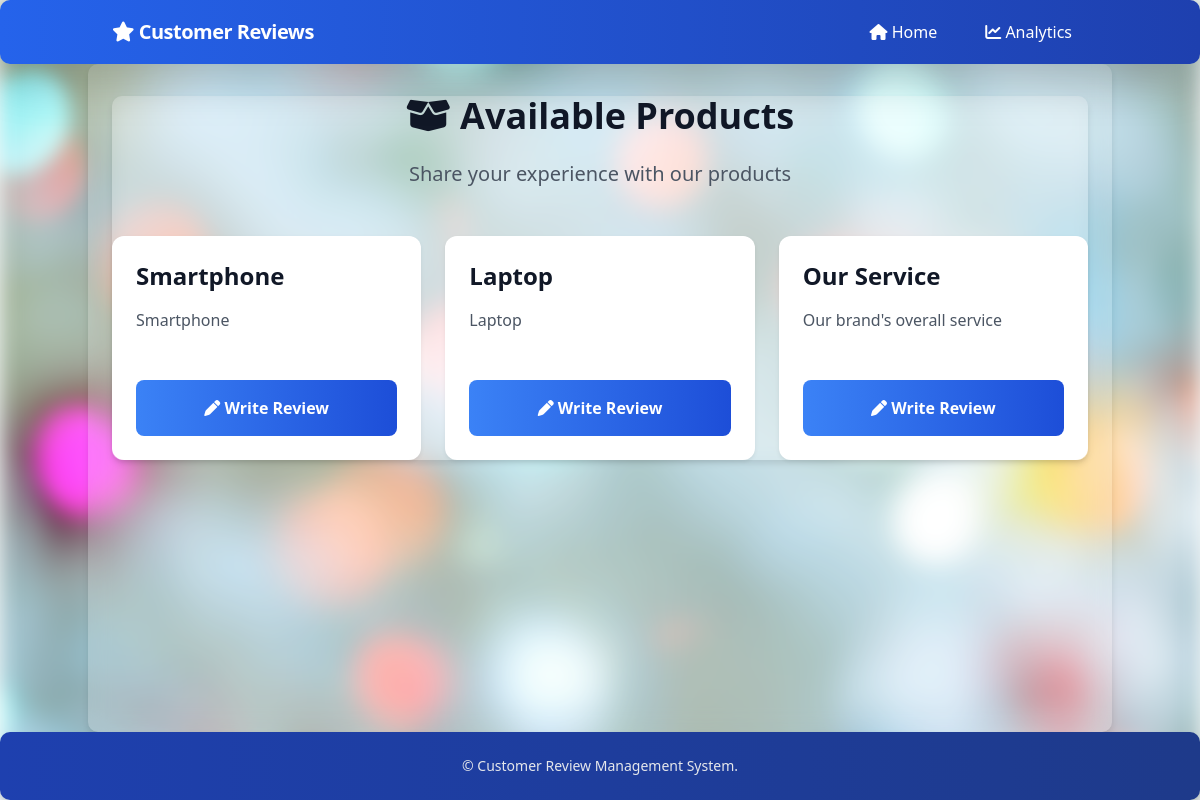
The page / on the database its author committed.
### reviews/models.py (models this page shows, shortened)
class Product(models.Model):
    name = models.CharField(max_length=255)
    description = models.TextField(blank=True)

### reviews/views.py (the view)
# urls.py: path('', product_list, name='product_list'),
def product_list(request):
    products = Product.objects.all()
    return render(request, "reviews/product_list.html", {"products": products})

### reviews/templates/reviews/product_list.html (shortened to what this page needs)
{% extends 'reviews/base.html' %}
{% block content %}
<div class="max-w-7xl mx-auto glass-effect">
    <div class="text-center mb-12">
        <h2 class="text-4xl font-bold text-gray-900 mb-4"><i class="fas fa-box-open"></i> Available Products</h2>
        <p class="text-xl text-gray-600">Share your experience with our products</p>
    </div>
    <div class="grid grid-cols-1 md:grid-cols-2 lg:grid-cols-3 gap-6">
        {% for product in products %}
            <div class="group">
                <div class="bg-white rounded-xl shadow-sm hover:shadow-xl transition-all duration-300 h-full flex flex-col transform hover:scale-105">
                    <div class="p-6 flex-grow">
                        <h5 class="text-2xl font-bold text-gray-900 mb-3 group-hover:text-blue-600 transition-colors">
                            {{ product.name }}
                        </h5>
                        <p class="text-gray-600 mb-4 line-clamp-3">
                            {{ product.description }}
                        </p>
                    </div>
                    <div class="p-6 pt-0">
                        <a href="{% url 'product_review' product.id %}"
                           class="block w-full text-center bg-gradient-to-r from-blue-500 to-blue-700 hover:from-blue-600 hover:to-blue-800 text-white font-semibold py-3 px-6 rounded-lg transition-colors duration-300">
                            <i class="fas fa-pen"></i> Write Review
                        </a>
                    </div>
                </div>
            </div>
        {% empty %}
            <div class="col-span-full text-center py-12">
                <div class="bg-gray-50 rounded-lg p-8">
                    <p class="text-gray-600 text-lg">No products available at this time.</p>
                </div>
            </div>
        {% endfor %}
    </div>
</div>
{% endblock %}

### rows shown on the page
Product: name "Smartphone", description "Smartphone"
Product: name "Laptop", description "Laptop"
Product: name "Our Service", description "Our brand's overall service"
